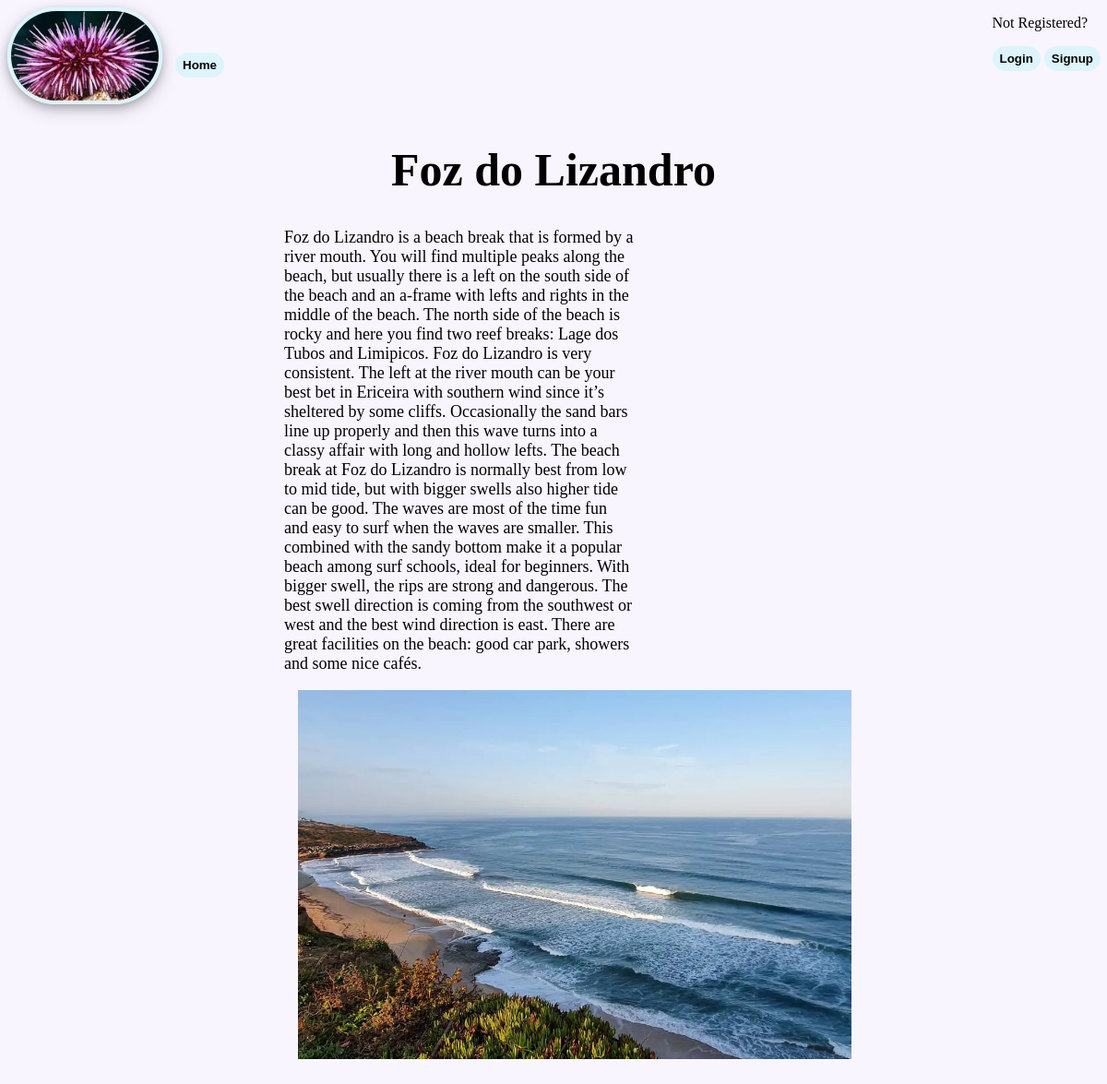
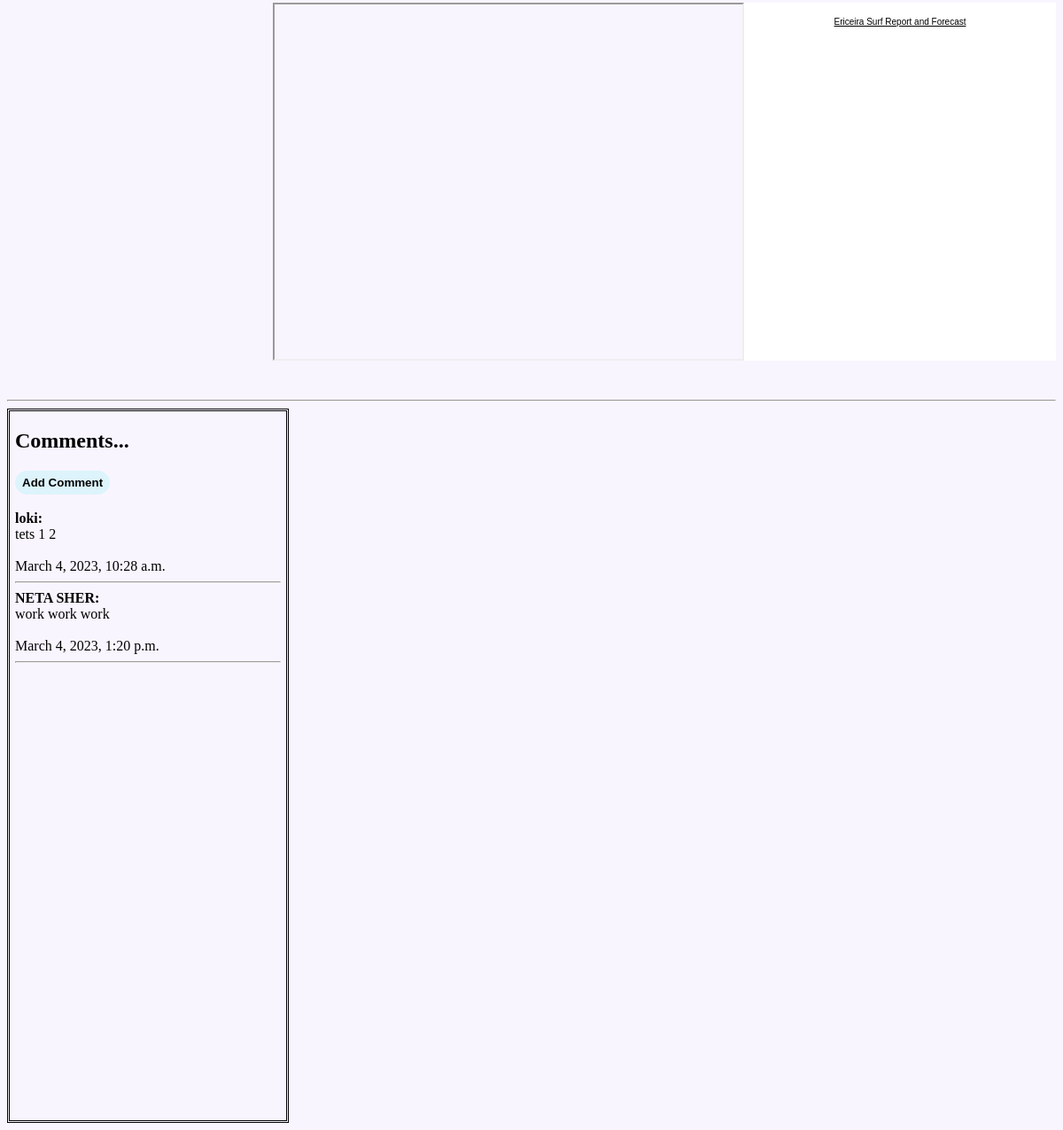
Page /homepage/Foz-do-Lizandro/ on the committed database (2 pictures, top to bottom).
### spots/models.py (models this page shows, shortened)
class SurfSpots(models.Model):
    title = models.CharField(max_length=100)
    slug = models.SlugField()
    body = models.TextField()
    thumb = models.ImageField(blank=True)
    level = models.CharField(default=None, max_length=100, choices=Levels.choices)
    best_tide = models.CharField(blank=True, max_length=100)
    sea_bed = models.CharField(blank=True, max_length=100)
    break_type = models.CharField(blank=True, max_length=100)
    youtube_id = models.CharField(default="j_U4niuqUhg", max_length=100)

class Comment(models.Model):
    post = models.ForeignKey(SurfSpots, related_name='comments', on_delete=models.CASCADE)
    name = models.CharField(max_length=100)
    body = models.TextField()
    date_added = models.DateTimeField(auto_now_add=True)

### spots/views.py (the view)
# urls.py: path('<slug:slug>/', views.spot_detail, name="detail"),
def spot_detail(request, slug):
    spot = SurfSpots.objects.get(slug=slug)
    return render(request, 'spots/spot_detail.html', {"spot": spot})

### templates/spots/spot_detail.html (shortened to what this page needs)
{% extends 'base_layout.html' %}
{% block content %}
    <h1 class="title">{{spot.title}}</h1>
<div class="detail">
    <p class="spot-detail">{{spot.body}}</p>
    <img class="detail-img" src="{{spot.thumb.url}}" width="600px">
</div>
<div class="media">
    <iframe width="600" height="400"
        src="https://www.youtube.com/embed/{{spot.youtube_id}}">
    </iframe>
    <div style="width:400px;background:#fff">
        <p>
            <div style="font-family:Arial, Helvetica, sans-serif;text-align:center;font-size:10px;color:#000;height:25px;">
                <a href="http://magicseaweed.com/Ericeira-Surf-Report/198/" style="color:#000;">
                    Ericeira Surf Report and Forecast
                </a>
            </div>
        </p>
    </div>
</div>
<br><br>
<hr>
<div class="comments">
<h2>Comments...</h2>
{% if not spot.comments.all %}
    No comments yet...<a href="{% url 'spots:add_comment' slug=spot.slug %}"><button class="nav-btns">Add Comment</button></a>
{% else %}
    <a href="{% url 'spots:add_comment' slug=spot.slug %}"><button class="nav-btns">Add Comment</button></a>
    <br><br>
    {% for comment in spot.comments.all %}
    <strong>
    {{comment.name}}:
    </strong>
    <br>
    {{comment.body}}
    <br><br>
    {{comment.date_added}}
    <hr>
    {% endfor %}
{% endif %}
</div>
  {% endblock %}

### assets/styles.css (style rules this page uses)
body { background-color: #f9f5ff; }
.nav-btns { border-radius: 80px; border: none; background-color: #ddf4fc; padding-top: 6px; padding-bottom: 6px; padding-left: 8px; padding-right: 8px; font-weight: 550; }
.title { font-family: bradley hand,cursive; font-size: 50px; font-weight: 700; text-align: center; }
.spot-detail { display: inline-block; font-family: Georgia; font-size: 18px; width: 380px; margin-top: 0px; }
.detail-img { display: inline-block; vertical-align: top; padding-left: 15px; }
.detail { align-items: center; padding-bottom: 30px; padding-left: 300px; }
.media { display: flex; align-items: top; margin-left: 300px; margin-right: auto; }
.comments { display: block; border-style: double; border-size: 2px; padding-left: 6px; padding-right: 6px; height: 800px; width: 300px; overflow: auto; }

### rows in the picture
SurfSpots: title "Foz do Lizandro", body "Foz do Lizandro is a beach break that is formed by a river mouth. You will find multiple peaks along the beach, but usually there is a left on the south side of the beach and an a-frame with lefts and rights in the middle of the beach. The north side of the beach is rocky and here you find two reef breaks: Lage dos Tubos and Limipicos. Foz do Lizandro is very consistent. The left at the river mouth can be your best bet in Ericeira with southern wind since it’s sheltered by some cliffs. Occasionally the sand bars line up properly and then this wave turns into a classy affair with long and hollow lefts. The beach break at Foz do Lizandro is normally best from low to mid tide, but with bigger…", thumb (picture)
Comment: name "loki", body "tets 1 2", date_added "March 4, 2023, 10:28 a.m."
Comment: name "NETA SHER", body "work work work", date_added "March 4, 2023, 1:20 p.m."
